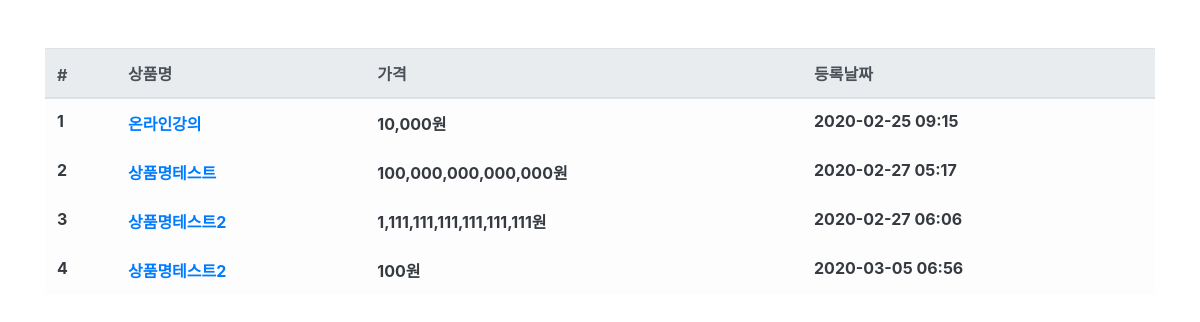
The app's page /product/ with its own data.
### fcproduct/models.py (models this page shows, shortened)
class Fcproduct(models.Model):
    name = models.CharField(max_length=256,verbose_name="상품명")
    price = models.IntegerField(verbose_name="상품가격")
    description = models.TextField(verbose_name="상품설명")
    stock = models.IntegerField(verbose_name = "재고")
    register_dttm = models.DateTimeField(auto_now_add=True, verbose_name="등록날짜")
    class Meta:
        db_table = 'fc_product'
        verbose_name = "상품"
        verbose_name_plural = "상품"

### fcproduct/views.py (the view)
# urls.py: path('product/', ProductList.as_view()),
class ProductList(ListView):
    model = Fcproduct
    template_name = 'product.html'
    context_object_name = 'product_list'

### fcproduct/templates/product.html (shortened to what this page needs)
{% extends 'base.html' %}
{% load humanize %}
{% block contents %}
<div class = "row mt-5">
    <div class = "col-12">
        <table class = "table table-light">
            <thead class = "thead-light">
                <tr>
                    <th scope="col">#</th>
                    <th scope="col">상품명</th>
                    <th scope="col">가격</th>
                    <th scope="col">등록날짜</th>
                </tr>
            </thead>
            <tbody class="text-dark">
                {% for product in product_list %}
                <tr>
                    <th scope="row">{{ product.id }}</th>
                <th><a id = "product-{{ product.id }}" onmouseenter="product_detail({{ product.id }});"
                    onmouseleave="product_leave({{ product.id }});" href="/product/{{ product.id }}">{{ product.name }}</a></th>
                    <th>{{ product.price|intcomma }}원</th>
                    <th>{{ product.register_dttm|date:'Y-m-d H:i' }}</th>
                </tr>
                {% endfor %}
            </tbody>
        </table>
    </div>
</div>
{% endblock %}

### records on screen
Fcproduct: id "1", name "온라인강의", price "10,000", register_dttm "2020-02-25 09:15"
Fcproduct: id "2", name "상품명테스트", price "100,000,000,000,000", register_dttm "2020-02-27 05:17"
Fcproduct: id "3", name "상품명테스트2", price "1,111,111,111,111,111,111", register_dttm "2020-02-27 06:06"
Fcproduct: id "4", name "상품명테스트2", price "100", register_dttm "2020-03-05 06:56"
